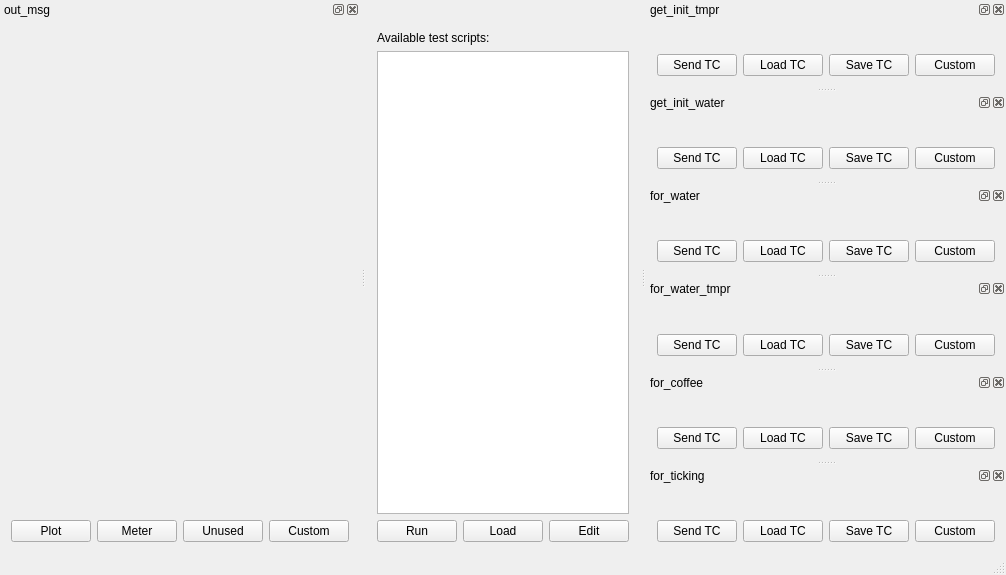
<?xml version="1.0" encoding="UTF-8"?>
<ui version="4.0">
 <class>MainWindow</class>
 <widget class="TasteMainWindow" name="MainWindow">
  <property name="geometry">
   <rect>
    <x>0</x>
    <y>0</y>
    <width>710</width>
    <height>575</height>
   </rect>
  </property>
  <property name="windowTitle">
   <string>gui</string>
  </property>
  <property name="tabShape">
   <enum>QTabWidget::Rounded</enum>
  </property>
  <property name="dockOptions">
   <set>QMainWindow::AllowNestedDocks|QMainWindow::AllowTabbedDocks|QMainWindow::AnimatedDocks</set>
  </property>
  <widget class="QWidget" name="centralWidget">
  <layout class="QVBoxLayout" name="verticalLayout">
     <item>
      <widget class="QLabel" name="tasteLogo" native="true">
       <property name="pixmap">
        <pixmap>tasteLogo_white.png</pixmap>
       </property>
      </widget>
     </item>
     <item>
      <widget class="QLabel" name="instructions" native="true">
       <property name="text">
        <string>Available test scripts:</string>
       </property>
      </widget>
     </item>
     <item>
      <widget class="QListWidget" name="msc" native="true"/>
     </item>
     <item>
      <layout class="QHBoxLayout" name="horizontalLayout">
       <item>
        <widget class="QPushButton" name="runMSC">
         <property name="text">
          <string>Run</string>
         </property>
        </widget>
       </item>
       <item>
        <widget class="QPushButton" name="loadMSC">
         <property name="text">
          <string>Load</string>
         </property>
        </widget>
       </item>
       <item>
        <widget class="QPushButton" name="editMSC">
         <property name="text">
          <string>Edit</string>
         </property>
        </widget>
       </item>
      </layout>
     </item>
    </layout>
   </widget>
   <widget class="QStatusBar" name="statusBar"/>
  <widget class="QDockWidget" name="tm_0">
   <property name="allowedAreas">
    <set>Qt::RightDockWidgetArea</set>
   </property>
   <property name="windowTitle">
    <string>out_msg</string>
   </property>
   <attribute name="dockWidgetArea">
    <number>1</number>
   </attribute>
   <widget class="QWidget" name="dockWidgetContents">
    <layout class="QVBoxLayout" name="verticalLayout">
     <item>
      <widget class="asn1Viewer" name="out_msg" native="true"/>
     </item>
     <item>
      <layout class="QHBoxLayout" name="horizontalLayout">
       <item>
        <widget class="QPushButton" name="plotButton">
         <property name="text">
          <string>Plot</string>
         </property>
        </widget>
       </item>
       <item>
        <widget class="QPushButton" name="meterButton">
         <property name="text">
          <string>Meter</string>
         </property>
        </widget>
       </item>
       <item>
        <widget class="QPushButton" name="unusedButton">
         <property name="text">
          <string>Unused</string>
         </property>
        </widget>
       </item>
       <item>
        <widget class="QPushButton" name="customCombo">
         <property name="text">
          <string>Custom</string>
         </property>
        </widget>
       </item>
      </layout>
     </item>
    </layout>
   </widget>
  </widget>
  <widget class="QDockWidget" name="tc_1">
   <property name="allowedAreas">
    <set>Qt::RightDockWidgetArea</set>
   </property>
   <property name="windowTitle">
    <string>get_init_tmpr</string>
   </property>
   <attribute name="dockWidgetArea">
    <number>2</number>
   </attribute>
   <widget class="QWidget" name="dockWidgetContents">
    <layout class="QVBoxLayout" name="verticalLayout">
     <item>
      <widget class="asn1Editor" name="get_init_tmpr" native="true"/>
     </item>
     <item>
      <layout class="QHBoxLayout" name="horizontalLayout">
       <item>
        <widget class="QPushButton" name="sendButton">
         <property name="text">
          <string>Send TC</string>
         </property>
        </widget>
       </item>
       <item>
        <widget class="QPushButton" name="loadButton">
         <property name="text">
          <string>Load TC</string>
         </property>
        </widget>
       </item>
       <item>
        <widget class="QPushButton" name="saveButton">
         <property name="text">
          <string>Save TC</string>
         </property>
        </widget>
       </item>
       <item>
        <widget class="QPushButton" name="customCombo">
         <property name="text">
          <string>Custom</string>
         </property>
        </widget>
       </item>
      </layout>
     </item>
    </layout>
   </widget>
  </widget>
  <widget class="QDockWidget" name="tc_2">
   <property name="allowedAreas">
    <set>Qt::RightDockWidgetArea</set>
   </property>
   <property name="windowTitle">
    <string>get_init_water</string>
   </property>
   <attribute name="dockWidgetArea">
    <number>2</number>
   </attribute>
   <widget class="QWidget" name="dockWidgetContents">
    <layout class="QVBoxLayout" name="verticalLayout">
     <item>
      <widget class="asn1Editor" name="get_init_water" native="true"/>
     </item>
     <item>
      <layout class="QHBoxLayout" name="horizontalLayout">
       <item>
        <widget class="QPushButton" name="sendButton">
         <property name="text">
          <string>Send TC</string>
         </property>
        </widget>
       </item>
       <item>
        <widget class="QPushButton" name="loadButton">
         <property name="text">
          <string>Load TC</string>
         </property>
        </widget>
       </item>
       <item>
        <widget class="QPushButton" name="saveButton">
         <property name="text">
          <string>Save TC</string>
         </property>
        </widget>
       </item>
       <item>
        <widget class="QPushButton" name="customCombo">
         <property name="text">
          <string>Custom</string>
         </property>
        </widget>
       </item>
      </layout>
     </item>
    </layout>
   </widget>
  </widget>
  <widget class="QDockWidget" name="tc_3">
   <property name="allowedAreas">
    <set>Qt::RightDockWidgetArea</set>
   </property>
   <property name="windowTitle">
    <string>for_water</string>
   </property>
   <attribute name="dockWidgetArea">
    <number>2</number>
   </attribute>
   <widget class="QWidget" name="dockWidgetContents">
    <layout class="QVBoxLayout" name="verticalLayout">
     <item>
      <widget class="asn1Editor" name="for_water" native="true"/>
     </item>
     <item>
      <layout class="QHBoxLayout" name="horizontalLayout">
       <item>
        <widget class="QPushButton" name="sendButton">
         <property name="text">
          <string>Send TC</string>
         </property>
        </widget>
       </item>
       <item>
        <widget class="QPushButton" name="loadButton">
         <property name="text">
          <string>Load TC</string>
         </property>
        </widget>
       </item>
       <item>
        <widget class="QPushButton" name="saveButton">
         <property name="text">
          <string>Save TC</string>
         </property>
        </widget>
       </item>
       <item>
        <widget class="QPushButton" name="customCombo">
         <property name="text">
          <string>Custom</string>
         </property>
        </widget>
       </item>
      </layout>
     </item>
    </layout>
   </widget>
  </widget>
  <widget class="QDockWidget" name="tc_4">
   <property name="allowedAreas">
    <set>Qt::RightDockWidgetArea</set>
   </property>
   <property name="windowTitle">
    <string>for_water_tmpr</string>
   </property>
   <attribute name="dockWidgetArea">
    <number>2</number>
   </attribute>
   <widget class="QWidget" name="dockWidgetContents">
    <layout class="QVBoxLayout" name="verticalLayout">
     <item>
      <widget class="asn1Editor" name="for_water_tmpr" native="true"/>
     </item>
     <item>
      <layout class="QHBoxLayout" name="horizontalLayout">
       <item>
        <widget class="QPushButton" name="sendButton">
         <property name="text">
          <string>Send TC</string>
         </property>
        </widget>
       </item>
       <item>
        <widget class="QPushButton" name="loadButton">
         <property name="text">
          <string>Load TC</string>
         </property>
        </widget>
       </item>
       <item>
        <widget class="QPushButton" name="saveButton">
         <property name="text">
          <string>Save TC</string>
         </property>
        </widget>
       </item>
       <item>
        <widget class="QPushButton" name="customCombo">
         <property name="text">
          <string>Custom</string>
         </property>
        </widget>
       </item>
      </layout>
     </item>
    </layout>
   </widget>
  </widget>
  <widget class="QDockWidget" name="tc_5">
   <property name="allowedAreas">
    <set>Qt::RightDockWidgetArea</set>
   </property>
   <property name="windowTitle">
    <string>for_coffee</string>
   </property>
   <attribute name="dockWidgetArea">
    <number>2</number>
   </attribute>
   <widget class="QWidget" name="dockWidgetContents">
    <layout class="QVBoxLayout" name="verticalLayout">
     <item>
      <widget class="asn1Editor" name="for_coffee" native="true"/>
     </item>
     <item>
      <layout class="QHBoxLayout" name="horizontalLayout">
       <item>
        <widget class="QPushButton" name="sendButton">
         <property name="text">
          <string>Send TC</string>
         </property>
        </widget>
       </item>
       <item>
        <widget class="QPushButton" name="loadButton">
         <property name="text">
          <string>Load TC</string>
         </property>
        </widget>
       </item>
       <item>
        <widget class="QPushButton" name="saveButton">
         <property name="text">
          <string>Save TC</string>
         </property>
        </widget>
       </item>
       <item>
        <widget class="QPushButton" name="customCombo">
         <property name="text">
          <string>Custom</string>
         </property>
        </widget>
       </item>
      </layout>
     </item>
    </layout>
   </widget>
  </widget>
  <widget class="QDockWidget" name="tc_6">
   <property name="allowedAreas">
    <set>Qt::RightDockWidgetArea</set>
   </property>
   <property name="windowTitle">
    <string>for_ticking</string>
   </property>
   <attribute name="dockWidgetArea">
    <number>2</number>
   </attribute>
   <widget class="QWidget" name="dockWidgetContents">
    <layout class="QVBoxLayout" name="verticalLayout">
     <item>
      <widget class="asn1Editor" name="for_ticking" native="true"/>
     </item>
     <item>
      <layout class="QHBoxLayout" name="horizontalLayout">
       <item>
        <widget class="QPushButton" name="sendButton">
         <property name="text">
          <string>Send TC</string>
         </property>
        </widget>
       </item>
       <item>
        <widget class="QPushButton" name="loadButton">
         <property name="text">
          <string>Load TC</string>
         </property>
        </widget>
       </item>
       <item>
        <widget class="QPushButton" name="saveButton">
         <property name="text">
          <string>Save TC</string>
         </property>
        </widget>
       </item>
       <item>
        <widget class="QPushButton" name="customCombo">
         <property name="text">
          <string>Custom</string>
         </property>
        </widget>
       </item>
      </layout>
     </item>
    </layout>
   </widget>
  </widget>
 </widget>
 <layoutdefault spacing="6" margin="11"/>
 <customwidgets>
     <customwidget>
          <class>asn1Editor</class>
          <extends>QWidget</extends>
          <header>asn1_value_editor</header>
     </customwidget>
     <customwidget>
          <class>asn1Viewer</class>
          <extends>QWidget</extends>
          <header>asn1_value_editor</header>
     </customwidget>
     <customwidget>
          <class>TasteMainWindow</class>
          <extends>QMainWindow</extends>
          <header>TasteMainWindow</header>
     </customwidget>
 </customwidgets>
 <resources/>
 <connections/>
</ui>
